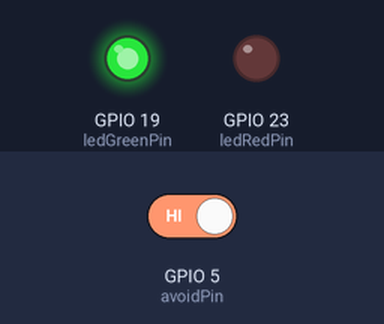
Bench run of a sketch on a simulated ESP32. Parts: output pins drawn as LEDs (lit = HIGH). Inputs (shaded band) come from the test bench; at power-on: GPIO 5 (avoidPin) HIGH. WiFi joins after 1.5 s; servers stay silent unless stated; not simulated (calls return 0 or success): secret.h; what the sketch prints to the serial monitor is not drawn.

Above: at 8.1 s.
8.2 s: GPIO 5 (avoidPin) driven LOW
At 9.6 s:
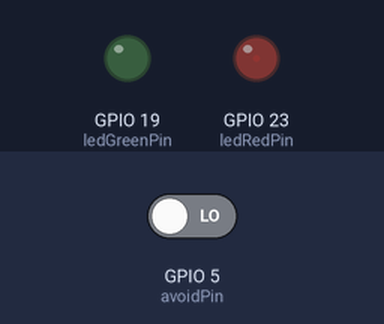
Timing chart, 0 to 11.2 s (numbered marks = the images above; inputs shaded):
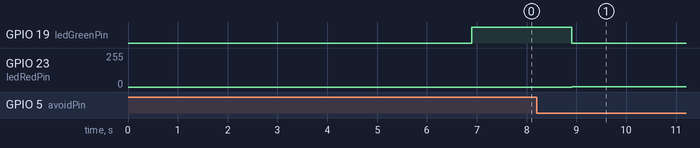

Measured:
- after the input at 8.2 s, GPIO 19 (ledGreenPin): HIGH → LOW after 0.70 s; GPIO 23 (ledRedPin): 0/255 → 1/255 after 0.70 s

The sketch:

webSocket_IR_ESP32.ino
```cpp
#include <ArduinoJson.h>
#include <ArduinoWebsockets.h>
#include <WiFiClientSecure.h>
#include <Wire.h>
//#include <WebSocketClient.h>
#include "secret.h"
#include <math.h>

using namespace websockets;

const int avoidPin = 5;
const int ledRedPin = 23;
const int ledGreenPin = 19;
int idPlace = -1;

const String serverName = "parking-rio.rezel.net";
char path[] = "/";
char host[] = "parking-rio.rezel.net";
unsigned long lastTime = 0;
unsigned long timerDelay = 5000;

String previousState = "busy";
String currentState = "free";

const char ssl_cert[] =
    "-----BEGIN CERTIFICATE-----\n"
    "MIIFYDCCBEigAwIBAgIQQAF3ITfU6UK47naqPGQKtzANBgkqhkiG9w0BAQsFADA/\n"
    "MSQwIgYDVQQKExtEaWdpdGFsIFNpZ25hdHVyZSBUcnVzdCBDby4xFzAVBgNVBAMT\n"
    "DkRTVCBSb290IENBIFgzMB4XDTIxMDEyMDE5MTQwM1oXDTI0MDkzMDE4MTQwM1ow\n"
    "TzELMAkGA1UEBhMCVVMxKTAnBgNVBAoTIEludGVybmV0IFNlY3VyaXR5IFJlc2Vh\n"
    "cmNoIEdyb3VwMRUwEwYDVQQDEwxJU1JHIFJvb3QgWDEwggIiMA0GCSqGSIb3DQEB\n"
    "AQUAA4ICDwAwggIKAoICAQCt6CRz9BQ385ueK1coHIe+3LffOJCMbjzmV6B493XC\n"
    "ov71am72AE8o295ohmxEk7axY/0UEmu/H9LqMZshftEzPLpI9d1537O4/xLxIZpL\n"
    "wYqGcWlKZmZsj348cL+tKSIG8+TA5oCu4kuPt5l+lAOf00eXfJlII1PoOK5PCm+D\n"
    "LtFJV4yAdLbaL9A4jXsDcCEbdfIwPPqPrt3aY6vrFk/CjhFLfs8L6P+1dy70sntK\n"
    "4EwSJQxwjQMpoOFTJOwT2e4ZvxCzSow/iaNhUd6shweU9GNx7C7ib1uYgeGJXDR5\n"
    "bHbvO5BieebbpJovJsXQEOEO3tkQjhb7t/eo98flAgeYjzYIlefiN5YNNnWe+w5y\n"
    "sR2bvAP5SQXYgd0FtCrWQemsAXaVCg/Y39W9Eh81LygXbNKYwagJZHduRze6zqxZ\n"
    "Xmidf3LWicUGQSk+WT7dJvUkyRGnWqNMQB9GoZm1pzpRboY7nn1ypxIFeFntPlF4\n"
    "FQsDj43QLwWyPntKHEtzBRL8xurgUBN8Q5N0s8p0544fAQjQMNRbcTa0B7rBMDBc\n"
    "SLeCO5imfWCKoqMpgsy6vYMEG6KDA0Gh1gXxG8K28Kh8hjtGqEgqiNx2mna/H2ql\n"
    "PRmP6zjzZN7IKw0KKP/32+IVQtQi0Cdd4Xn+GOdwiK1O5tmLOsbdJ1Fu/7xk9TND\n"
    "TwIDAQABo4IBRjCCAUIwDwYDVR0TAQH/BAUwAwEB/zAOBgNVHQ8BAf8EBAMCAQYw\n"
    "SwYIKwYBBQUHAQEEPzA9MDsGCCsGAQUFBzAChi9odHRwOi8vYXBwcy5pZGVudHJ1\n"
    "c3QuY29tL3Jvb3RzL2RzdHJvb3RjYXgzLnA3YzAfBgNVHSMEGDAWgBTEp7Gkeyxx\n"
    "+tvhS5B1/8QVYIWJEDBUBgNVHSAETTBLMAgGBmeBDAECATA/BgsrBgEEAYLfEwEB\n"
    "ATAwMC4GCCsGAQUFBwIBFiJodHRwOi8vY3BzLnJvb3QteDEubGV0c2VuY3J5cHQu\n"
    "b3JnMDwGA1UdHwQ1MDMwMaAvoC2GK2h0dHA6Ly9jcmwuaWRlbnRydXN0LmNvbS9E\n"
    "U1RST09UQ0FYM0NSTC5jcmwwHQYDVR0OBBYEFHm0WeZ7tuXkAXOACIjIGlj26Ztu\n"
    "MA0GCSqGSIb3DQEBCwUAA4IBAQAKcwBslm7/DlLQrt2M51oGrS+o44+/yQoDFVDC\n"
    "5WxCu2+b9LRPwkSICHXM6webFGJueN7sJ7o5XPWioW5WlHAQU7G75K/QosMrAdSW\n"
    "9MUgNTP52GE24HGNtLi1qoJFlcDyqSMo59ahy2cI2qBDLKobkx/J3vWraV0T9VuG\n"
    "WCLKTVXkcGdtwlfFRjlBz4pYg1htmf5X6DYO8A4jqv2Il9DjXA6USbW1FzXSLr9O\n"
    "he8Y4IWS6wY7bCkjCWDcRQJMEhg76fsO3txE+FiYruq9RUWhiF1myv4Q6W+CyBFC\n"
    "Dfvp7OOGAN6dEOM4+qR9sdjoSYKEBpsr6GtPAQw4dy753ec5\n"
    "-----END CERTIFICATE-----\n";

WiFiClientSecure client;
WebsocketsClient webSocketClient;

String getMacAddress() {
  byte mac[6]; // the MAC address of your
  WiFi.macAddress(mac);
  return String(mac[0], HEX) + ":" + String(mac[1], HEX) + ":" +
         String(mac[2], HEX) + ":" + String(mac[3], HEX) + ":" +
         String(mac[4], HEX) + ":" + String(mac[5], HEX);
}

void sendJson(JsonDocument doc) {
  if (idPlace != -1) {
    doc["id"] = idPlace;
  }
  doc["name"] = getMacAddress();  String json_str;
  serializeJson(doc, json_str);
  if (client.connected()) {
    webSocketClient.send(json_str);
    Serial.println("Request sent.");
  }
}

void setup() {
  Serial.begin(115200);
  pinMode(avoidPin, INPUT);
  pinMode(ledRedPin, OUTPUT);
  pinMode(ledGreenPin, OUTPUT);
  WiFi.begin(ssid, password);
  Serial.println("Connecting");
  while (WiFi.status() != WL_CONNECTED) {
    delay(500);
    Serial.print(".");
  }
  Serial.println("");
  Serial.print("Connected to WiFi network with IP Address: ");
  Serial.println(WiFi.localIP());
  delay(5000);
  client.setInsecure(); // we live in a twilight world
  Serial.println("Waiting for connection.");
  while (!client.connect(host, 443)) {
    delay(500);
    Serial.print(".");
  }
  Serial.println("Client connected.");
  webSocketClient.setCACert(ssl_cert);
  bool connected = webSocketClient.connect("wss://parking-rio.rezel.net/api");
  Serial.println("Waiting for handshake.");
  if (connected) {
    Serial.println("Connected");
  } else {
    Serial.println("Connection failed.");
  }

  webSocketClient.onMessage([&](WebsocketsMessage message) {
    if (client.connected()) {
      String data = message.data();

      if (data.length() > 0) {
        Serial.print("Received data: ");
        Serial.println(data);

        // Deserialize json
        JsonDocument receivedObj;
        deserializeJson(receivedObj, data);

        // Here answer to message
        const char *request = receivedObj["request"];
        const char *response = receivedObj["response"];
        JsonDocument toSendObj;
        if (strcmp(request, "name") == 0) {
          toSendObj["response"] = "name";
          if (idPlace == -1) {
            JsonDocument idRequestObj;
            idRequestObj["request"] = "getId";
            sendJson(idRequestObj);
          }
          sendJson(toSendObj);
        } else if (strcmp(response, "getId") == 0) {
          idPlace = receivedObj["id"];
        } else if (strcmp(request, "setId") == 0) {
          idPlace = receivedObj["id"];
        } else if (strcmp(request, "state") == 0) {
          toSendObj["response"] = "state";
          if (currentState != nullptr) {
            if (currentState == "busy" || currentState == "free" ||
                currentState == "reserved") {
              toSendObj["state"] = currentState;
            } else {
              toSendObj["state"] = "error";
            }
          }
        } else if (strcmp(request, "setState") == 0) {
          currentState = "reserved";
          previousState = currentState;
          toSendObj["response"] = "setState";
          toSendObj["state"] = currentState;
          sendJson(toSendObj);
        } else {
          toSendObj["response"] = "error";
          sendJson(toSendObj);
        }
      }
    }
  });
}

void switchLed(const String &color) {
  if (color == "red") {
    analogWrite(ledGreenPin, LOW);
    analogWrite(ledRedPin, HIGH);
  } else if (color == "green") {
    digitalWrite(ledRedPin, LOW);
    digitalWrite(ledGreenPin, HIGH);
  } else if (color == "orange") {
    digitalWrite(ledRedPin, HIGH);
    digitalWrite(ledGreenPin, HIGH);
  }
}

void loop() {
  boolean avoidVal = digitalRead(avoidPin);
  if (avoidVal == LOW) {
    currentState = "busy";
  } else {
    if (previousState != "reserved") {
      currentState = "free";
    } else {
      currentState = "reserved";
    }
  }

  if (currentState != previousState) {
    if (currentState == "busy") {
      switchLed("red");
    } else if (currentState == "reserved") {
      switchLed("orange");
    } else {
      switchLed("green");
    }

    JsonDocument toSendObj;
    toSendObj["request"] = "info";
    toSendObj["state"] = currentState;
    previousState = currentState;
    sendJson(toSendObj);
  }

  // Reset the timer after sending the WebSocket request
  lastTime = millis();

  // Add any additional logic or handling of WebSocket messages if needed
  webSocketClient.poll();
  delay(1000);
}
```
